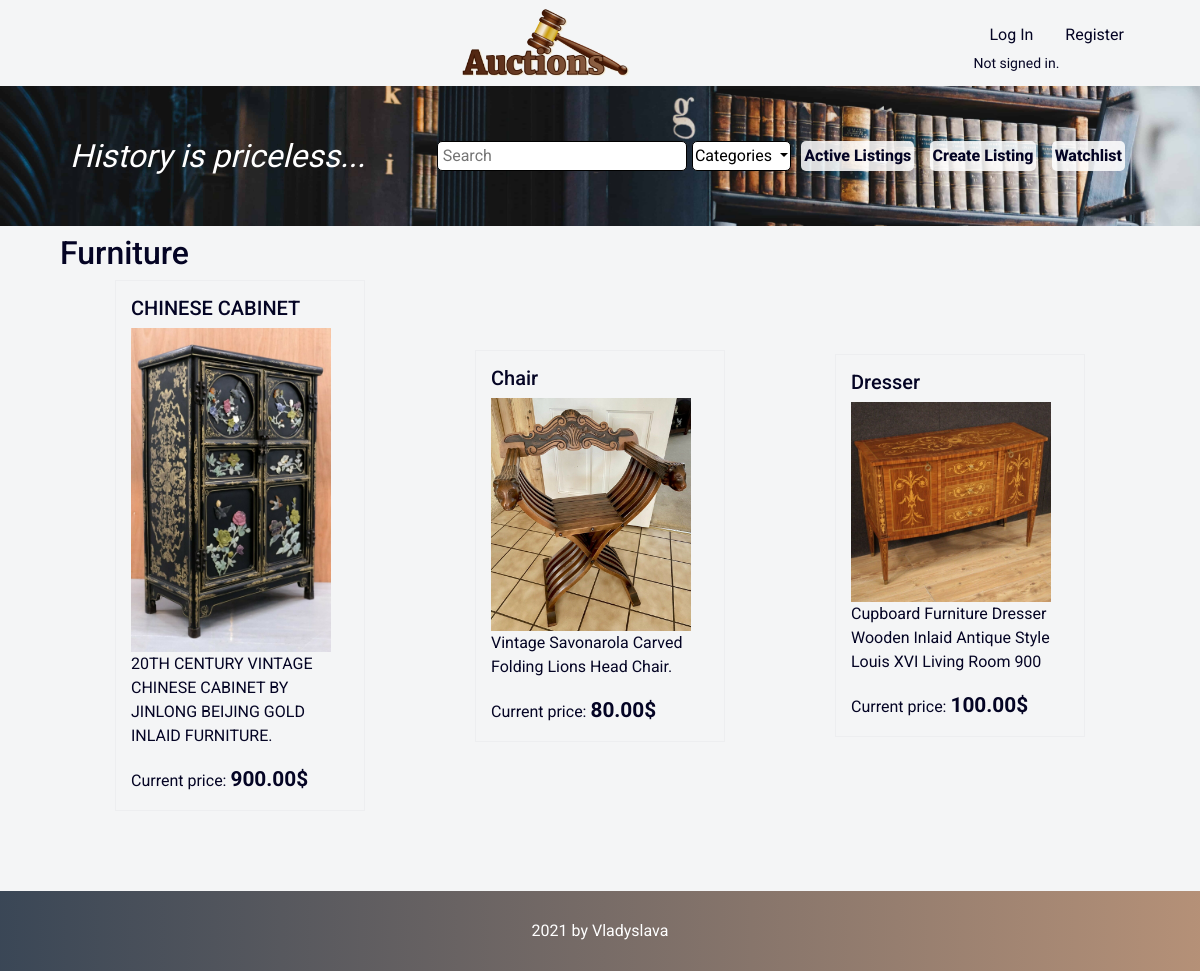
The page /category/Furniture on the database its author committed.
### auctions/models.py (models this page shows, shortened)
class Category(models.Model):
    category = models.CharField(max_length=64)
    def __str__(self):
        return self.category

class Listing(models.Model):
    title = models.CharField(max_length=64)
    description = models.TextField(max_length=350)
    image = models.ImageField(default='default.png')
    price = models.DecimalField(max_digits=12, decimal_places=2, validators=[MinValueValidator(Decimal('0.01'))])
    date_created = models.DateTimeField(default=timezone.now)
    category = models.ForeignKey(Category, default="None", on_delete=models.CASCADE)
    user = models.ForeignKey(User, on_delete=models.CASCADE)
    comment = models.ManyToManyField(Comment, default=None)
    bid = models.ManyToManyField(Bid, default=None)
    status = models.BooleanField(default=False)

### auctions/views.py (the view, shortened to what this page needs)
# urls.py: path("category/<str:category_name>", views.category, name="category"),
def category(request, category_name):
    category = Category.objects.get(category=category_name)
    listing_category = Listing.objects.filter(category=category)
    if listing_category:
        return render(request, "auctions/category.html", {
            "category": category.category,
            "listings": listing_category,
            "categories": Category.objects.all()
            })

### auctions/templates/auctions/category.html (shortened to what this page needs)
{% extends "auctions/layout.html" %}
{% block body %}
<div class="background">
    <div class="margin flex">
        <div class="flex1">
            <div class="history">History is priceless...</div>
        </div>
        <div class="flex flex2">
            <form action="{% url 'search' %}">
                <input class="search" type="text" name="q" autocomplete="off" placeholder="Search">
            </form>
            <div class="dropdown">
                <button class="categories dropdown-toggle" type="button" id="dropdownMenuButton" data-toggle="dropdown" aria-haspopup="true" aria-expanded="false">
                    Categories
                </button>
            </div>
            <a class="flex-item" href="{% url 'index' %}">Active Listings</a>
            <a class="flex-item" href="{% url 'create' %}">Create Listing</a>
            <a class="flex-item" href="{% url 'watchlist' %}">Watchlist</a>
        </div>
    </div>
</div>
<h2 class="margin">{{ category }}</h2>
<div class="margin flex">
    {% for listing in listings %}
    <a class="flex-item listing" href="{% url 'item' listing.title %}">
        <h5>{{ listing.title }}</h5>
        <img src="{{ listing.image.url }}" alt="image" style="width: 200px; height: auto;">
        <p>{{ listing.description }}</p>
        Current price: <b>{{ listing.price }}$</b>
    </a>
    {% endfor %}
</div>
{% endblock %}

### auctions/static/auctions/styles.css (style rules this page uses)
body { background-color: #2533440c; font-family: Roboto; color: rgb(4, 4, 36); min-height: 100vh; }
a { color: rgb(4, 4, 36) }
.history { font-family: Arapey; font-style: italic; font-size: 2rem; color: white; }
.background .flex-item { font-size: 1rem; font-weight: 800; background-color: rgba(255, 255, 255, 0.856); padding: 3px; border-radius: 5px; margin: 5px; }
.flex { display: flex; justify-content: space-between; align-items: center; flex-wrap: wrap; }
.margin { margin: 1vh 5vw; }
.flex1 { margin-top: 5vh 0; flex: 1; padding: 10px; }
.flex2 { margin: 5vh 0; flex: 2; padding: 10px; }
.background { background-image: url('images/books.jpg'); background-repeat: no-repeat; background-size: 100%; }
.flex-item { margin: auto; padding: 15px; }
.search { width: 250px; padding: 2px 5px; outline: none; border: 0.5px solid black; border-radius: 5px; }
.categories { padding: 2px; border: 0.5px solid black; background-color: white; border-radius: 5px; }
img { object-fit: contain; }
.listing { max-width: 250px; border: 0.1px solid rgba(4, 4, 36, 0.027); }
b { font-size: 1.3rem; }

### rows shown on the page
Category: category "Furniture"
Listing: title "CHINESE CABINET", image (picture), description "20TH CENTURY VINTAGE CHINESE CABINET BY JINLONG BEIJING GOLD INLAID FURNITURE.", price "900.00"
Listing: title "Chair", image (picture), description "Vintage Savonarola Carved Folding Lions Head Chair.", price "80.00"
Listing: title "Dresser", image (picture), description "Cupboard Furniture Dresser Wooden Inlaid Antique Style Louis XVI Living Room 900", price "100.00"
